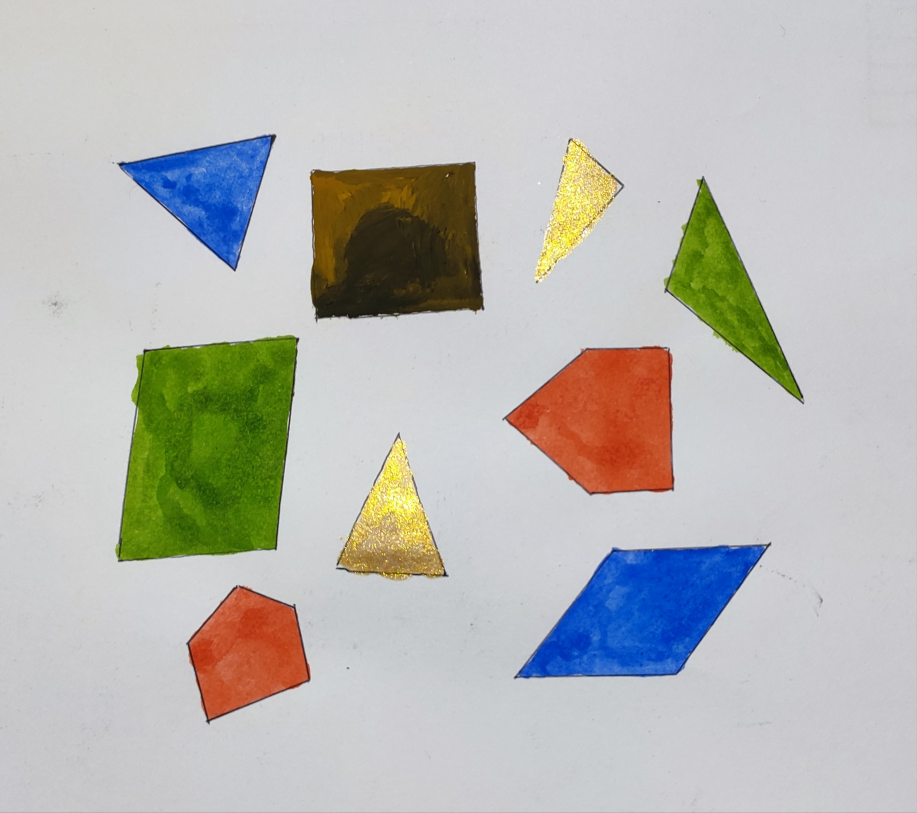
#> input picture Week1/assign.jpg, 2751 x 2438 px, found by its file name (shown at 1/3 size)
$ jupyter execute Assignment.ipynb
#> lines starting #> are read from the running program, lines starting #| are printed output that depends on the picture; after the words box and inside, x2 and y2 are one past the last pixel; in counts of white or black regions, pixels touching at a corner belong together
[cell 1]
from matplotlib import pyplot as plt
import cv2 as cv
import numpy as np
import imutils

[cell 2]
def imshow(img, st='Untitled Image'):
    img = cv.cvtColor(img, cv.COLOR_BGR2RGB)
    plt.imshow(img)
    plt.title(st)
    plt.show()

[cell 3]
assign = cv.imread('assign.jpg')
#> assign is the input picture: shape (2438, 2751, 3); mean B, G, R 181.4, 185.4, 185.4
imshow(assign)

[cell 4]
bgr = np.array([210, 210, 210])
thr = 30
assign[ (assign[:, :, 0] < (210+thr)) & (assign[:, :, 0] >= (210-thr)) \
        & (assign[:, :, 1] < (210+thr)) & (assign[:, :, 1] >= (210-thr)) \
        & (assign[:, :, 2] < (210+thr)) & (assign[:, :, 2] >= (210-thr)) ] = [0, 0, 0]
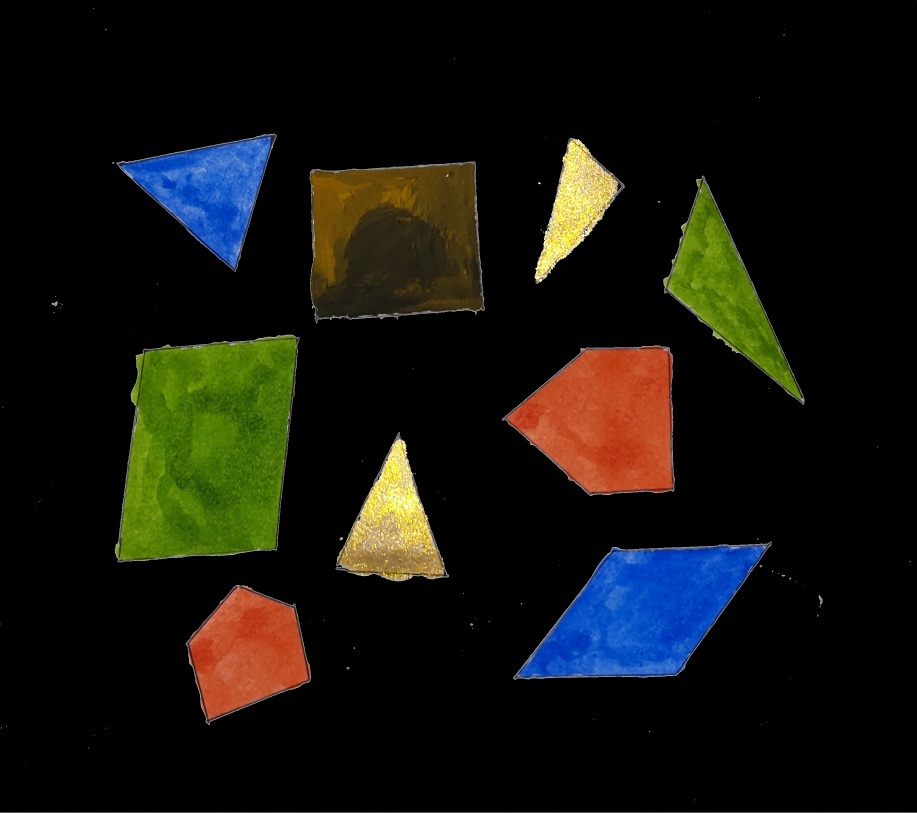
#> assign: shape (2438, 2751, 3) (shown at 1/3 size); mean B, G, R 13.3, 19.5, 20

[cell 5]
assign_gray = cv.cvtColor(assign, cv.COLOR_BGR2GRAY)
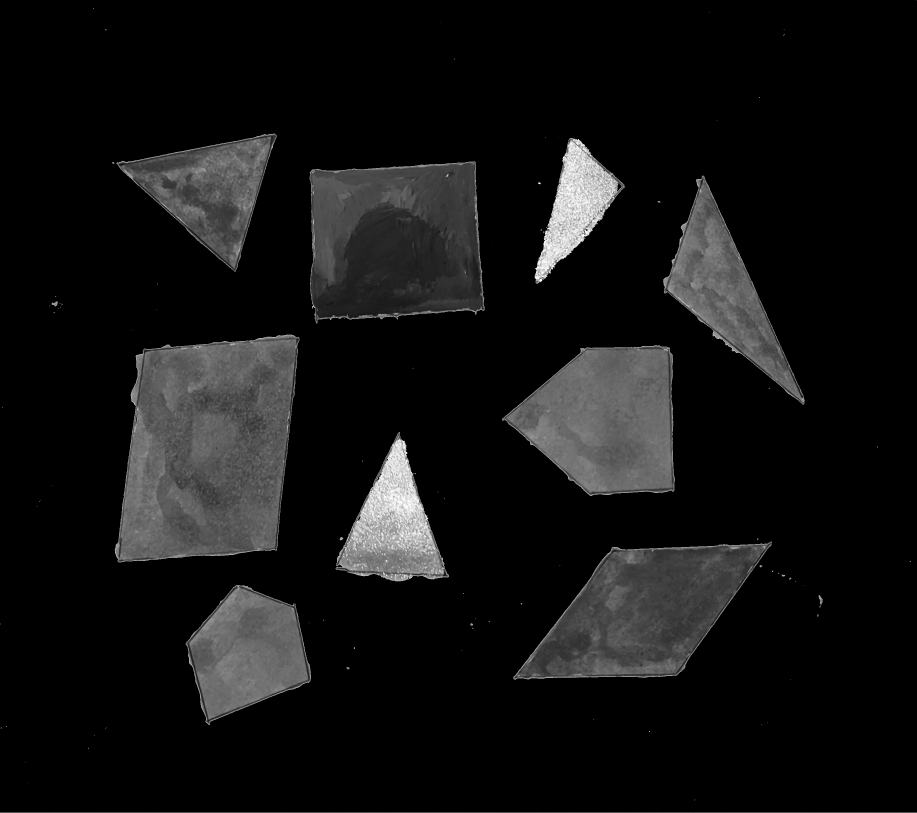
#> assign_gray: shape (2438, 2751) (shown at 1/3 size); min 0, max 254, mean 18.9
ret, assign_gray = cv.threshold(assign_gray, 10, 255, cv.THRESH_BINARY)
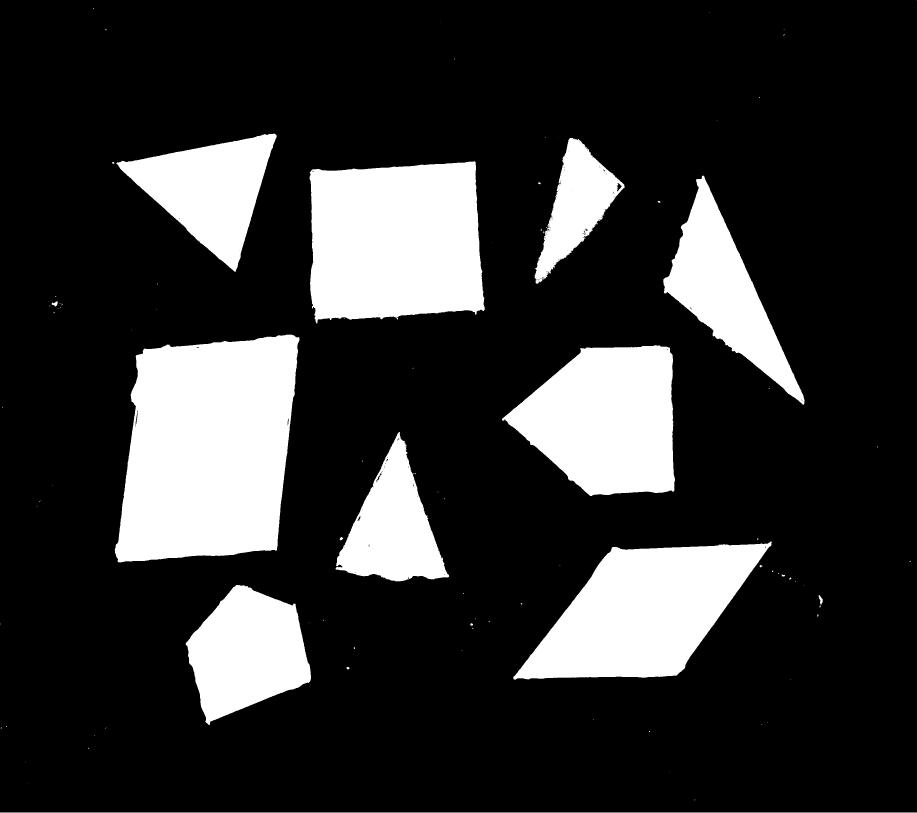
#> assign_gray: shape (2438, 2751) (shown at 1/3 size); 19.6% white; 112 white regions (90 under 20 px)

[cell 6]
cnt, hierarchy = cv.findContours(assign_gray, cv.RETR_TREE, cv.CHAIN_APPROX_SIMPLE)
#> cnt = 305 contours, 278 with area under 20; largest, box (x1, y1, x2, y2) and area: (344, 1004, 899, 1687) 304501, (928, 484, 1454, 971) 223672, (1540, 1624, 2315, 2039) 186182, (1506, 1036, 2025, 1488) 167138, (557, 1755, 933, 2175) 101875
# cv.drawContours(assign, cnt, -1, (255, 0, 0), 1, cv.LINE_AA)
assign_copy = assign.copy()
dummy = np.full_like(assign, 255)
count = 0
conts = []
shape = {
    3: ['Triangles', 0],
    4: ['Quadrilaterals', 0],
    5: ['Pentagons', 0]
}
assignment = cv.imread('assign.jpg')
assignment_copy = assignment.copy()
for c in cnt:
    epsilon = 0.05*cv.arcLength(c,True)
    approx = cv.approxPolyDP(c,epsilon,True)
    epsilon = 0.01*cv.arcLength(approx,True)
    approx = cv.approxPolyDP(approx,epsilon,True)
    n = len(approx)
    if cv.contourArea(approx) > 10000:
        count += 1
        conts.append(approx)
        shape[len(approx)][1] += 1
        cv.drawContours(assignment_copy, [approx], -1, (25, 0, 0), -1, cv.LINE_AA)
        cv.drawContours(dummy, [approx], -1, (255, 0, 0), -1, cv.LINE_AA)
#> this loop made 305 passes
#> (approx, n) on passes 1, 3, 4, 5, 7, 9, 11, 12, 13, 15: ([[0, 2437], [2750, 2437]], 2), ([[86, 2351]], 1), ([[2007, 2314]], 1), ([[76, 2285], [76, 2286]], 2), ([[283, 2206], [282, 2207], [283, 2207]], 3), ([[319, 2182], [317, 2184], [317, 2186], [317, 2184]], 4), ([[18, 2178], [18, 2180], [19, 2180], [19, 2178]], 4), ([[2283, 2173], [2284, 2174], [2284, 2173]], 3), ([[2301, 2168], [2302, 2168]], 2), ([[2370, 2037], [2371, 2037]], 2)
#> n on passes 6, 8, 10, 16, 19, 20: 5, 5, 6, 6, 5, 6
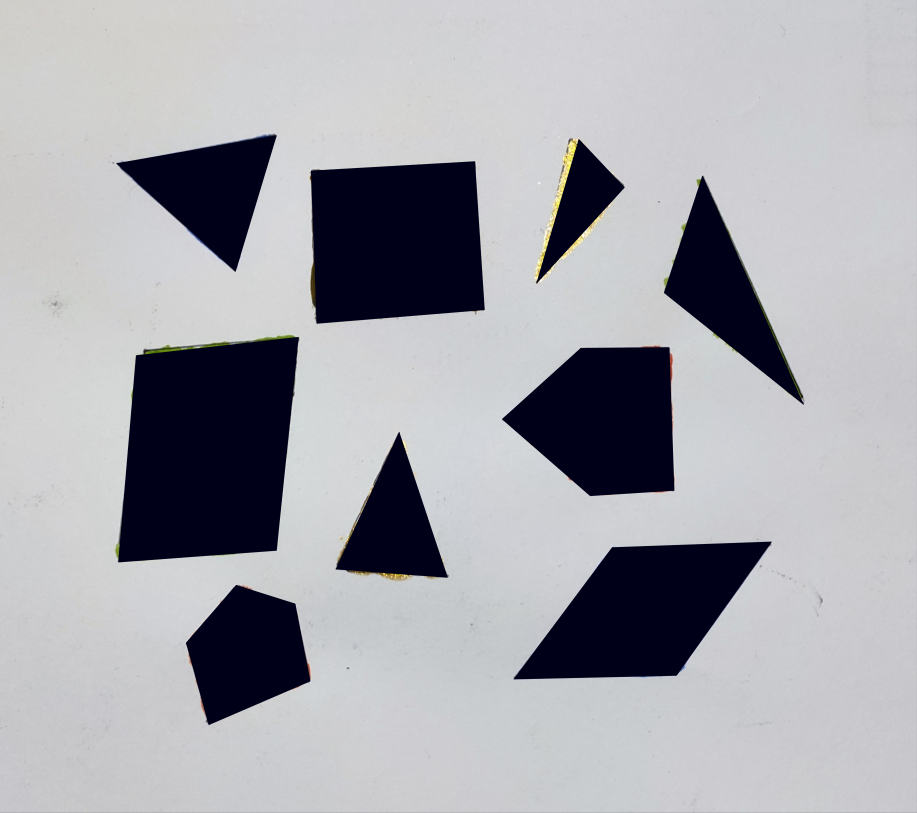
#> assignment_copy: shape (2438, 2751, 3) (shown at 1/3 size); mean B, G, R 173, 166.3, 165.8
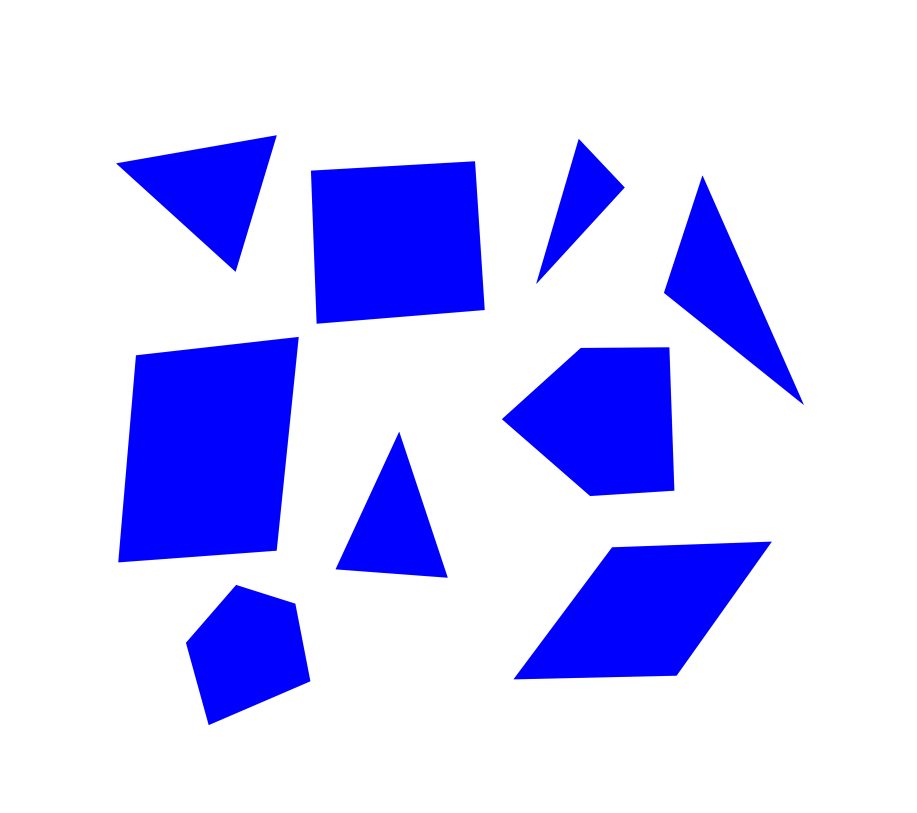
#> dummy: shape (2438, 2751, 3) (shown at 1/3 size); mean B, G, R 255, 206, 206
#> after the loop, conts = 9 contours; largest, box (x1, y1, x2, y2) and area: (355, 1011, 896, 1687) 300038, (933, 484, 1454, 971) 225189, (1541, 1625, 2315, 2038) 188174, (1506, 1042, 2023, 1488) 168156, (558, 1755, 931, 2175) 101921; count = 9; shape = {3: ['Triangles', 4], 4: ['Quadrilaterals', 3], 5: ['Pentagons', 2]}

[cell 7]
assignment = cv.imread('assign.jpg')
imshow(assignment, 'Initial Image')
imshow(dummy, 'Final Image')
imshow(assignment_copy)

[cell 8]
for key in shape.keys():
    print(f'{shape[key][0]} : {shape[key][1]}')
#> this loop made 3 passes
#| Triangles : 4
#| Quadrilaterals : 3
#| Pentagons : 2
